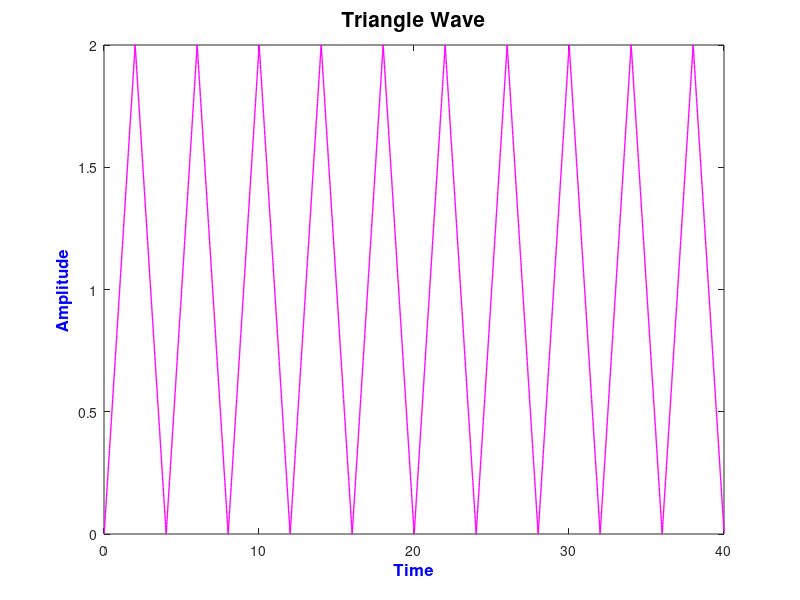

This figure's MATLAB source:
clc;  
close all;  
clear all;  
n =10;  
%no. of waves 
t1 =0:0.01:2-0.01;  
% up 
t2 = 2:-0.01:0.01;  
% down 
x = 0:0.01:4*n;  
% time period 
t = [t1,t2];  
% making one triangle 
M = zeros(0,n*400); 
for i =1:n 
M(400*(i-1)+1:400*i)=t; % loop for n triangles 
end 
M= [0,M]; 
plot(x,M,'m','MarkerSize',1,'LineWidth',1); 
%graph labeling 
title('Triangle Wave','FontSize',15,'FontWeight','bold','Color','k'); 
xlabel('Time','FontSize',12,'FontWeight','bold','color','b'); 
ylabel('Amplitude','FontSize',12,'FontWeight','bold','color','b'); 
